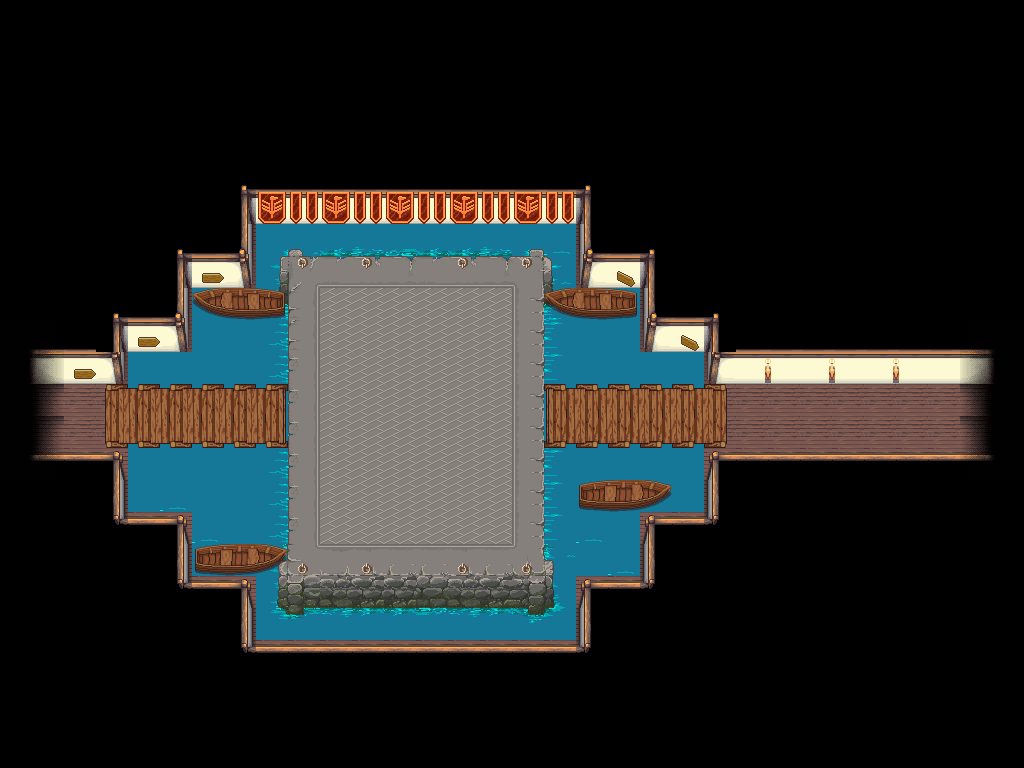

The image is a tile-based game level rendered from a .tmx file. Its description and source (layers, tilesets, objects; grid data summarised) follow:
An orthogonal 32x24 tile map with 32x32 px tiles, 2 tile layers (suelo, objetos), 5 tilesets.

<map version="1.2" tiledversion="1.2.3" orientation="orthogonal" renderorder="right-down" width="32" height="24" tilewidth="32" tileheight="32" infinite="0" nextlayerid="3" nextobjectid="1">
 <tileset firstgid="1" source="../resources_tsx/casa_madera.tsx" />
 <tileset firstgid="118" source="../resources_tsx/obj_misk_atlas.tsx" />
 <tileset firstgid="1142" source="../resources_tsx/city_outside.tsx" />
 <tileset firstgid="1574" source="../resources_tsx/city_inside.tsx" />
 <tileset firstgid="1958" source="../resources_tsx/build_atlas.tsx" />
 <layer id="1" name="suelo" width="32" height="24">
  <data>[768 cells, 768 non-empty, 42 distinct tile ids]</data>
 </layer>
 <layer id="2" name="objetos" width="32" height="24">
  <data>[768 cells, 191 non-empty, 61 distinct tile ids]</data>
 </layer>
</map>
